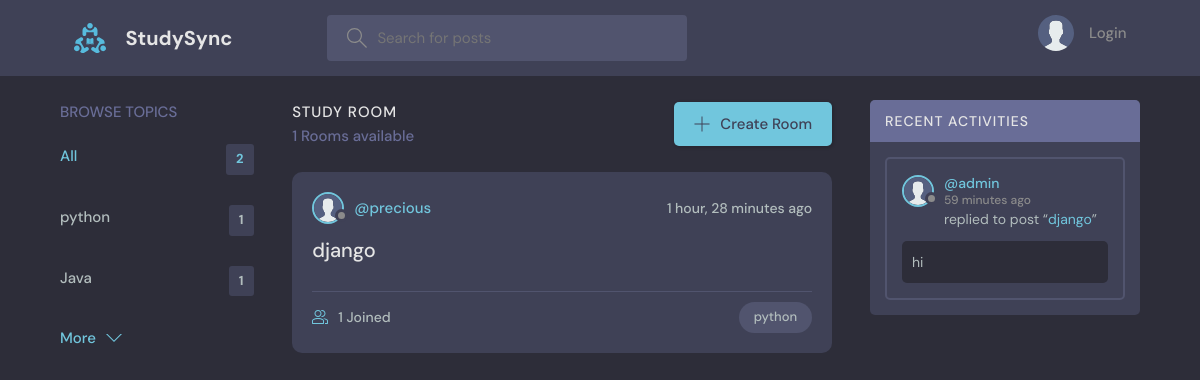
The page /?q=python on the database its author committed.
### discord/models.py (models this page shows, shortened)
class Topic(models.Model):
    name = models.CharField(max_length=200)  # Name of the topic

class Room(models.Model):
    host = models.ForeignKey(CustomUser, on_delete=models.SET_NULL, null=True)
    topic = models.ForeignKey(Topic, on_delete=models.SET_NULL, null=True)
    name = models.CharField(max_length=200)
    description = models.TextField(null=True, blank=True)
    participants = models.ManyToManyField(CustomUser, related_name='participants')
    updated = models.DateTimeField(auto_now=True)
    created = models.DateTimeField(auto_now_add=True)
    class Meta:
        ordering = ['-updated', '-created']
    def __str__(self):
        return self.name

class CustomUser(AbstractUser):
    profile_picture = models.ImageField(upload_to='profiles',default='name.png')

class Message(models.Model):
    user = models.ForeignKey(CustomUser, on_delete=models.CASCADE)
    room = models.ForeignKey(Room, on_delete=models.CASCADE)
    body = models.TextField()
    updated = models.DateTimeField(auto_now=True)
    created = models.DateTimeField(auto_now_add=True)
    class Meta:
        ordering = ['-updated', '-created']

### discord/views.py (the view)
# urls.py: path('', views.home,  name="home"),                  # URL for home page
def home(request):
    q = request.GET.get('q') if request.GET.get('q') is not None else ''
    rooms = Room.objects.filter(
        Q(topic__name__icontains=q) |  # Filter rooms by topic name containing the search query
        Q(name__icontains=q) |          # Filter rooms by name containing the search query
        Q(description__icontains=q)     # Filter rooms by description containing the search query
    )
    topics = Topic.objects.all()[0:5]
    room_count = rooms.count()
    room_messages = Message.objects.filter(Q(room__topic__name__icontains=q))
    context = {
        'rooms': rooms,                 # Filtered rooms
        'topics': topics,               # First 5 topics
        'room_count': room_count,       # Number of filtered rooms
        'room_messages': room_messages  # Filtered messages
    }
    return render(request, 'discord/home.html', context)

### discord/templates/discord/home.html (shortened to what this page needs)
{% extends 'main.html' %}
{% block content %}
    <main class="layout layout--3">
      <div class="container">
        {% include 'discord/topics_component.html' %}
        <div class="roomList">
          <div class="roomList__header">
            <div>
              <h2>Study Room</h2>
              <p>{{room_count}} Rooms available</p>
            </div>
            <a class="btn btn--main" href="{% url 'discord:create-room' %}">
              <svg version="1.1" xmlns="http://www.w3.org/2000/svg" width="32" height="32" viewBox="0 0 32 32">
                <title>add</title>
                <path
                  d="M16.943 0.943h-1.885v14.115h-14.115v1.885h14.115v14.115h1.885v-14.115h14.115v-1.885h-14.115v-14.115z"
                ></path>
              </svg>
              Create Room
            </a>
          </div>
          {% include 'discord/feed_component.html' %}
        </div>
        {% include 'discord/activity_component.html' %}
      </div>
    </main>
{% endblock %}

### discord/templates/discord/topics_component.html
<div class="topics">
    <div class="topics__header">
      <h2>Browse Topics</h2>
    </div>
    <ul class="topics__list">
       <li>
           <a href="{% url 'discord:home' %}" class="active">All <span>{{topics.count}}</span></a>
       </li>
       {% for topic in topics %}
       <li>
           <a href="{% url 'discord:home' %}?q={{topic.name}}">{{topic.name}}<span>{{topic.room_set.all.count}}</span></a>
       </li>
       {% endfor %}
   </ul>
    <a class="btn btn--link" href="{% url 'discord:topics' %}">
      More
      <svg version="1.1" xmlns="http://www.w3.org/2000/svg" width="32" height="32" viewBox="0 0 32 32">
        <title>chevron-down</title>
        <path d="M16 21l-13-13h-3l16 16 16-16h-3l-13 13z"></path>
      </svg>
    </a>
  </div>

### discord/templates/discord/feed_component.html (shortened to what this page needs)
{% for room in rooms %}
{% load static %}
<div class="roomListRoom">
    <div class="roomListRoom__header">
        <a href="{% url 'discord:user-profile' %}" class="roomListRoom__author">
            <div class="avatar avatar--small">
                <img src="{% static 'images/avatar.svg' %}" />
            </div>
            <span>@{{room.host.username}}</span>
        </a>
        <div class="roomListRoom__actions">
            <span>{{room.created|timesince}} ago</span>
        </div>
    </div>
    <div class="roomListRoom__content">
        <a href="{% url 'discord:room' room.id %}">{{room.name}}</a>
    </div>
    <div class="roomListRoom__meta">
        <a href="{% url 'discord:room' room.id %}" class="roomListRoom__joined">
            {{room.participants.all.count}} Joined
        </a>
        <p class="roomListRoom__topic">{{room.topic.name}}</p>
    </div>
</div>
{% endfor %}

### discord/templates/discord/activity_component.html (shortened to what this page needs)
{% load static %}
<div class="activities">
   <div class="activities__header">
       <h2>Recent Activities</h2>
   </div>
   {% for message in room_messages %}
   <div class="activities__box">
       <div class="activities__boxHeader roomListRoom__header">
           <a href="{% url 'discord:user-profile' %}" class="roomListRoom__author">
               <div class="avatar avatar--small">
                   <img src="{% static 'images/avatar.svg' %}" />
               </div>
               <p>
                   @{{message.user.username}}
                   <span>{{message.created|timesince}} ago</span>
               </p>
           </a>
       </div>
       <div class="activities__boxContent">
            <p>replied to post “<a href="{% url 'discord:room' message.room.id %}">{{message.room}}</a>”</p>
            <div class="activities__boxRoomContent">{{message.body}}</div>
       </div>
   </div>
   {% endfor %}
</div>

### rows shown on the page
Topic: name "python", room_set.all.count "1"
Topic: name "Java", room_set.all.count "1"
Room: host.username "precious", created "1 hour, 28 minutes", name "django", participants.all.count "1", topic.name "python"
Message: user.username "admin", created "59 minutes", room "django", body "hi"

### other values the page prints
{{ topics.count }} "2"
{{ room_count }} "1"
